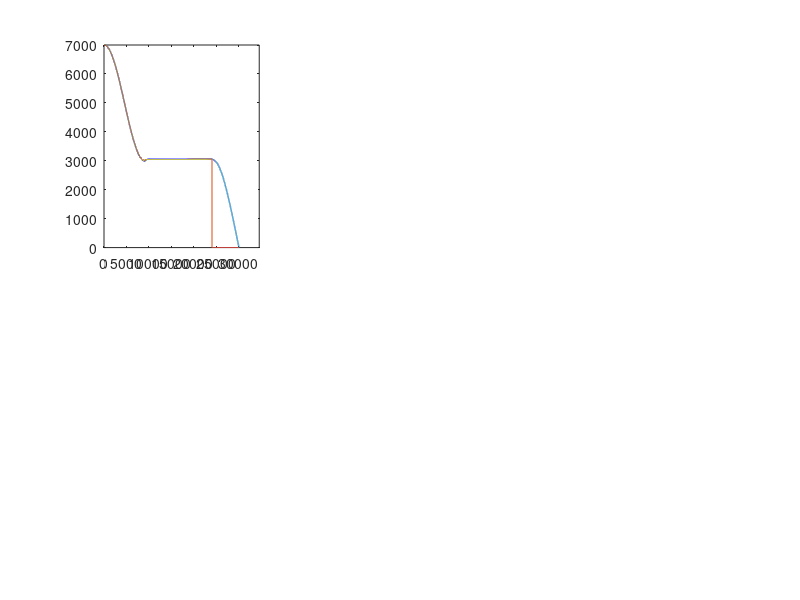

The MATLAB source for this figure: (Note: this script raises an error after producing the figure.)
clc,clear

%初始条件
g = 9.8;            %重力加速度
m0 = 300;           %导弹质量
Jz = 350;           %转动惯量
P = 2000;           %发动机推力
ms = 0.46;          %质量秒消耗量
x0 = 0;             %初始位置
H0 = 7000;          %初始高度
theta0 = 0;         %初始弹道倾角           
phi0 = 0;           %初始俯仰角
alpha0 = 0;         %初始攻角
phi0_v = 0;         %初始俯仰角速度
V0 = 300;           %初始速度
Sref = 0.45;        %参考面积
Lref = 2.5;         %参考长度
mz_omegaz = -2;     %阻尼力矩系数
rou0 = 1.2495;      %海平面大气密度
T0 = 288.15;        %海平面大气温度
kphi = -1;          %舵偏角比例系数
kphi_v = -50;       %舵偏角速度比例系
kH = -1;            %高度比例系数
kH_v = -100;        %高度速度比例系数
deltazlim = 15;     %舵偏角限制
k = 2;              %比例导引法比例系数
ktheta = -9;        %弹道倾角比例系数
ktheta_v = 5;       %弹道倾角速度比例系数

% 基本公式
% Cy = 0.25*alpha + 0.05*deltaz;     升力系数
% Cx = 0.2 + 0.005*alpha^2;           阻力系数
% mz = -0.1*alpha + 0.024*deltaz;    俯仰力矩系数
% Y = Cy*q*Sref;                      升力
% X = Cx*q*Sref;                      阻力
% Mz = mz*q*Sref*Lref;               俯仰力矩
% q = 0.5*rou*V^2;                   动压
% T = T0 - 0.0065*H;                  大气温度
% rou = rou0*(T/T0)^4.25588;          大气密度

%弹道计算
dt = 0.01;        %迭代步长

%迭代   

    %循环（一阶段）
    m = m0;
    x = x0;
    H = H0;
    y = H;
    theta = theta0;
    phi = phi0;
    alpha = alpha0;
    phi_v = phi0_v;
    omegaz = phi_v;
    domegaz = 0;
    V = V0;
    rou = rou0;
    T = T0;
    t = 0;
    H_old = H;
    H_ast_old = 2000*cos(0.000314*1.1*x) + 5000;
    phi_old = phi;
    phi_v_old = phi_v;
    i = 0;

    while x < 9100
        t = t + dt;
        i = i+1;

        %高度计算
        H_ast = 2000*cos(0.000314*1.1*x) + 5000;
        H = y;
        H_v = H - H_old;
        H_ast_v = H_ast - H_ast_old;

        %动压计算
        T = T0 - 0.0065*H;
        rou = rou0*(T/T0)^4.25588;
        q = 0.5*rou*V^2;
        
        %舵偏角&攻角计算
        deltaz = kH*(H-H_ast) + kH_v*(H_v-H_ast_v) + kphi*(phi) + kphi_v*(phi_v);
        if(abs(deltaz) > deltazlim)
           deltaz = deltaz/abs(deltaz)*deltazlim;
        end
        alpha = (phi - theta)*180/pi;
    
        %力计算
        Cy = 0.25*alpha + 0.05*deltaz;
        Cx = 0.2 + 0.005*alpha^2;
        Y = Cy*q*Sref;
        X = Cx*q*Sref;

        %力矩计算
        omegaz_ = omegaz*Lref/V;
        mz = -0.1*alpha + 0.024*deltaz + mz_omegaz*omegaz_;
        Mz = mz*q*Sref*Lref;
    
        %运动状态参数
        dV = (-X/m - g*sin(theta))*dt;
        dtheta = (Y/m/V - g*cos(theta)/V)*dt;
        domegaz = Mz/Jz*dt;
        dx = V*cos(theta)*dt;
        dy = V*sin(theta)*dt;
        dphi = omegaz*dt; 

        V = V + dV;
        theta = theta + dtheta;
        phi_v_old = omegaz;
        omegaz = omegaz + domegaz;
        phi_v = omegaz;
        phi_old = phi;
        phi = phi + dphi;
        H_ast_old = 2000*cos(0.000314*1.1*x) + 5000;
        x = x + dx;
        H_old = y;
        y = y + dy;

        %数据存储
        t_save(i) = t;
        x_save(i) = x;
        H_save(i) = y;
        H_ast_save(i) = H_ast;
        V_save(i) = V;
        alpha_save(i) = alpha;
        theta_save(i) = theta*180/pi;
        deltaz_save(i) = deltaz;
        phi_save(i) = phi;
        t_stage1 = t;
        x_stage1 = x;

    end

    %循环（二阶段）
    while x > 9100 && x < 24000
        t = t + dt;
        i = i+1;

        %高度计算
        H_ast = 3050;
        H = y;
        H_v = H - H_old;

        %动压计算
        T = T0 - 0.0065*H;
        rou = rou0*(T/T0)^4.25588;
        q = 0.5*rou*V^2;
        
        %舵偏角&攻角计算
        deltaz = kH*(H-H_ast) + kH_v*(H_v) + kphi*(phi) + kphi_v*(phi_v);
        if(abs(deltaz) > deltazlim)
           deltaz = deltaz/abs(deltaz)*deltazlim;
        end
        alpha = (phi - theta)*180/pi;
    
        %力计算
        Cy = 0.25*alpha + 0.05*deltaz;
        Cx = 0.2 + 0.005*alpha^2;
        Y = Cy*q*Sref;
        X = Cx*q*Sref;

        %力矩计算
        omegaz_ = omegaz*Lref/V;
        mz = -0.1*alpha + 0.024*deltaz + mz_omegaz*omegaz_;
        Mz = mz*q*Sref*Lref;
    
        %运动状态参数
        dV = (P*cosd(alpha)/m - X/m - g*sin(theta))*dt;
        dtheta = (P*sind(alpha)/m/V + Y/m/V - g*cos(theta)/V)*dt;
        domegaz = Mz/Jz*dt;
        dx = V*cos(theta)*dt;
        dy = V*sin(theta)*dt;
        dphi = omegaz*dt;
        dm = -ms*dt;

        V = V + dV;
        theta = theta + dtheta;
        phi_v_old = omegaz;
        omegaz = omegaz + domegaz;
        phi_v = omegaz;
        phi_old = phi;
        phi = phi + dphi;
        x = x + dx;
        H_old = y;
        y = y + dy;
        m = m + dm;

        %数据存储
        t_save(i) = t;
        x_save(i) = x;
        H_save(i) = y;
        H_ast_save(i) = H_ast;
        V_save(i) = V;
        alpha_save(i) = alpha;
        theta_save(i) = theta*180/pi;
        deltaz_save(i) = deltaz;
        phi_save(i) = phi;
        t_stage2 = t;
        x_stage2 = x;

    end

    %循环（三阶段）
    x_target = 30000;
    y_target = 0;
    VT = 0;
    etaT = 0;
    que0 = atan((y_target - y)/(x_target - x));
    que = que0;
    theta_old = theta; 
    theta_ast = theta;
    err = 0;

    while x > 24000 && y > 0
        t = t + dt; 
        i = i+1;

        %导引法计算
        r = ((x - x_target)^2 + (y - y_target)^2)^0.5;
        que = atan((y_target - y)/(x_target - x));
        eta = que - theta;
        dque = (V*sin(eta)-VT*sin(etaT))/r*dt;
        dtheta_ast = k*dque;
        theta_ast_old = theta_ast;
        theta_ast = theta_ast + dtheta_ast;

        %舵偏角&攻角计算
        theta_v = theta - theta_old;
        theta_ast_v = theta_ast - theta_ast_old;
        deltaz = ktheta*(theta - theta_ast) + ktheta_v*(theta_v - theta_ast_v);
        if(abs(deltaz) > deltazlim)
           deltaz = deltaz/abs(deltaz)*deltazlim;
        end
        alpha = (phi - theta)*180/pi;
        
        %动压计算
        T = T0 - 0.0065*H;
        rou = rou0*(T/T0)^4.25588;
        q = 0.5*rou*V^2;
    
        %力计算
        Cy = 0.25*alpha + 0.05*deltaz;
        Cx = 0.2 + 0.005*alpha^2;
        Y = Cy*q*Sref;
        X = Cx*q*Sref;

        %力矩计算
        omegaz_ = omegaz*Lref/V;
        mz = -0.1*alpha + 0.024*deltaz + mz_omegaz*omegaz_;
        Mz = mz*q*Sref*Lref;
    
        %运动状态参数
        dV = (-X/m - g*sin(theta))*dt;
        dtheta = (Y/m/V - g*cos(theta)/V)*dt;
        domegaz = Mz/Jz*dt;
        dx = V*cos(theta)*dt;
        dy = V*sin(theta)*dt;
        dphi = omegaz*dt; 

        V = V + dV;
        theta_old = theta;
        theta = theta + dtheta;
        omegaz = omegaz + domegaz;
        phi = phi + dphi;
        x = x + dx;
        y = y + dy;

        %数据存储
        t_save(i) = t;
        x_save(i) = x;
        H_save(i) = y;
        H_ast_save(i) = 0;
        V_save(i) = V;
        alpha_save(i) = alpha;
        theta_save(i) = theta*180/pi;
        deltaz_save(i) = deltaz;
        que_save(i) = que*180/pi;
        phi_save(i) = phi;
        theta_ast_save(i) = theta_ast*180/pi;
        t_stage3 = t;
        x_stage3 = x;
        
    end

    %绘图

    %高度-水平位移
    subplot(2,3,1);
    plot(x_save,H_save,'LineWidth',1);
    hold on;
    plot(x_save,H_ast_save,'LineWidth',0.75);
    hold off;

    ylim([0,H0]);
    xlim([0,1.15*x_target]);

    label = sprintf('x=%.1fm',x_stage1);
    x1 = xline(x_stage1,'--k',{'阶段二',label});
    x1.LabelVerticalAlignment = 'bottom';
    x1.LabelOrientation = 'horizontal';
    x1.LabelHorizontalAlignment = 'left';
    label = sprintf('x=%.1fm',x_stage2);
    x2 = xline(x_stage2,'--k',{'阶段三',label});
    x2.LabelVerticalAlignment = 'bottom';
    x2.LabelOrientation = 'horizontal';
    x2.LabelHorizontalAlignment = 'left';
    
    x_attack = x + (x_save(i-1) - x)/(H_save(i-1)-H_save(i))*(y_target-H_save(i));
    e = abs(x_attack - x_target);
    label = sprintf('e=%.1fm',e);
    x3 = xline(x_attack,'--r',{'打击误差',label});
    x3.LabelVerticalAlignment = 'bottom';

    xlabel('\fontsize{16}x/m');
    ylabel('\fontsize{16}H/m');
    legend('实际高度','期望高度','fontsize',12);
    title('\fontsize{16}弹道剖面（实际值与期望值比较）');
    grid on;

    %高度-时间
    subplot(2,3,2);
    plot(t_save,H_save,'LineWidth',1);
    hold on;
    plot(t_save,H_ast_save,'LineWidth',0.75);
    hold off;

    ylim([0,H0]);
    xlim([0,t_stage3]);
    
    label = sprintf('t=%.1fs',t_stage1);
    x1 = xline(t_stage1,'--k',{'阶段二',label});
    x1.LabelVerticalAlignment = 'bottom';
    x1.LabelOrientation = 'horizontal';
    x1.LabelHorizontalAlignment = 'left';
    label = sprintf('t=%.1fs',t_stage2);
    x2 = xline(t_stage2,'--k',{'阶段三',label});
    x2.LabelVerticalAlignment = 'bottom';
    x2.LabelOrientation = 'horizontal';
    x2.LabelHorizontalAlignment = 'left';

    xlabel('\fontsize{16}x/m');
    ylabel('\fontsize{16}H/m');
    legend('实际高度','期望高度','fontsize',12);
    xlabel('\fontsize{16}t/s');
    ylabel('\fontsize{16}H/m');
    title('\fontsize{16}高度-时间曲线（实际值与期望值比较）');
    grid on;

    %速度-时间
    subplot(2,3,3);
    plot(t_save,V_save,'LineWidth',1);

    xlim([0,t_stage3]);

    label = sprintf('t=%.1fs',t_stage1);
    x1 = xline(t_stage1,'--k',{'阶段二',label});
    x1.LabelVerticalAlignment = 'bottom';
    x1.LabelOrientation = 'horizontal';
    x1.LabelHorizontalAlignment = 'left';
    label = sprintf('t=%.1fs',t_stage2);
    x2 = xline(t_stage2,'--k',{'阶段三',label});
    x2.LabelVerticalAlignment = 'bottom';
    x2.LabelOrientation = 'horizontal';
    x2.LabelHorizontalAlignment = 'left';

    xlabel('\fontsize{16}t/s');
    ylabel('\fontsize{16}V/(m/s)');
    title('\fontsize{16}速度-时间曲线');
    grid on;

    %舵偏角-时间
    subplot(2,3,4);
    plot(t_save,deltaz_save,'LineWidth',1);

    ylim([1.1*min(deltaz_save),1.1*max(deltaz_save)]);
    xlim([0,t_stage3]);

    label = sprintf('t=%.1fs',t_stage1);
    x1 = xline(t_stage1,'--k',{'阶段二',label});
    x1.LabelVerticalAlignment = 'bottom';
    x1.LabelOrientation = 'horizontal';
    x1.LabelHorizontalAlignment = 'left';
    label = sprintf('t=%.1fs',t_stage2);
    x2 = xline(t_stage2,'--k',{'阶段三',label});
    x2.LabelVerticalAlignment = 'bottom';
    x2.LabelOrientation = 'horizontal';
    x2.LabelHorizontalAlignment = 'left';

    xlabel('\fontsize{16}t/s');
    ylabel('\fontsize{16}δz/°');
    title('\fontsize{16}舵偏角-时间曲线');
    grid on;

    %攻角-时间
    subplot(2,3,5);
    plot(t_save,alpha_save,'LineWidth',1);

    ylim([1.1*min(alpha_save),1.1*max(alpha_save)]);
    xlim([0,t_stage3]);

    label = sprintf('t=%.1fs',t_stage1);
    x1 = xline(t_stage1,'--k',{'阶段二',label});
    x1.LabelVerticalAlignment = 'bottom';
    x1.LabelOrientation = 'horizontal';
    x1.LabelHorizontalAlignment = 'left';
    label = sprintf('t=%.1fs',t_stage2);
    x2 = xline(t_stage2,'--k',{'阶段三',label});
    x2.LabelVerticalAlignment = 'bottom';
    x2.LabelOrientation = 'horizontal';
    x2.LabelHorizontalAlignment = 'left';

    xlabel('\fontsize{16}t/s');
    ylabel('\fontsize{16}α/°');
    title('\fontsize{16}攻角-时间曲线');
    grid on;

    %弹道倾角(&视角)-时间
    subplot(2,3,6);
    plot(t_save,theta_save,'LineWidth',1);
    hold on;
    plot(t_save,theta_ast_save,'LineWidth',0.75);
    hold off;
    hold on;
    plot(t_save,que_save,'LineWidth',1);
    hold off;

    ylim([1.1*min(min(min(que_save),min(theta_save)),min(theta_ast_save)), ...
        1.1*max(max(max(que_save),max(theta_save)),max(theta_ast_save))]);
    xlim([0,t_stage3]);

    label = sprintf('t=%.1fs',t_stage1);
    x1 = xline(t_stage1,'--k',{'阶段二',label});
    x1.LabelVerticalAlignment = 'bottom';
    x1.LabelOrientation = 'horizontal';
    x1.LabelHorizontalAlignment = 'left';
    label = sprintf('t=%.1fs',t_stage2);
    x2 = xline(t_stage2,'--k',{'阶段三',label});
    x2.LabelVerticalAlignment = 'bottom';
    x2.LabelOrientation = 'horizontal';
    x2.LabelHorizontalAlignment = 'left';
    xlabel('\fontsize{16}x/m');
    ylabel('\fontsize{16}H/m');
    legend('实际弹道倾角','期望弹道倾角','视角','fontsize',8);

    xlabel('\fontsize{16}t/s');
    ylabel('\fontsize{16}θ(q)/°');
    title('\fontsize{16}弹道倾角(&视角)-时间曲线（实际值与期望值比较）');
    grid on;

    
